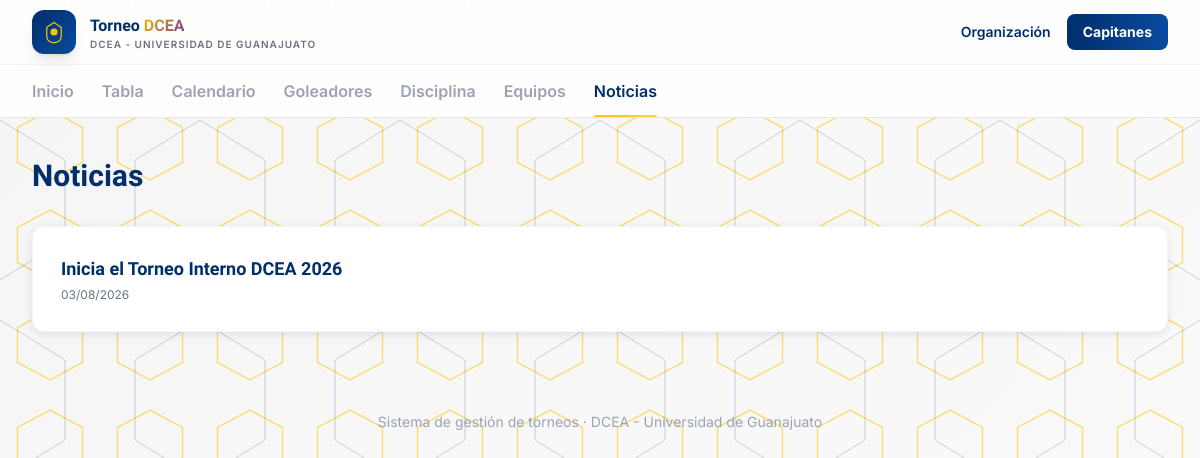
Before: /noticias with the older database file.
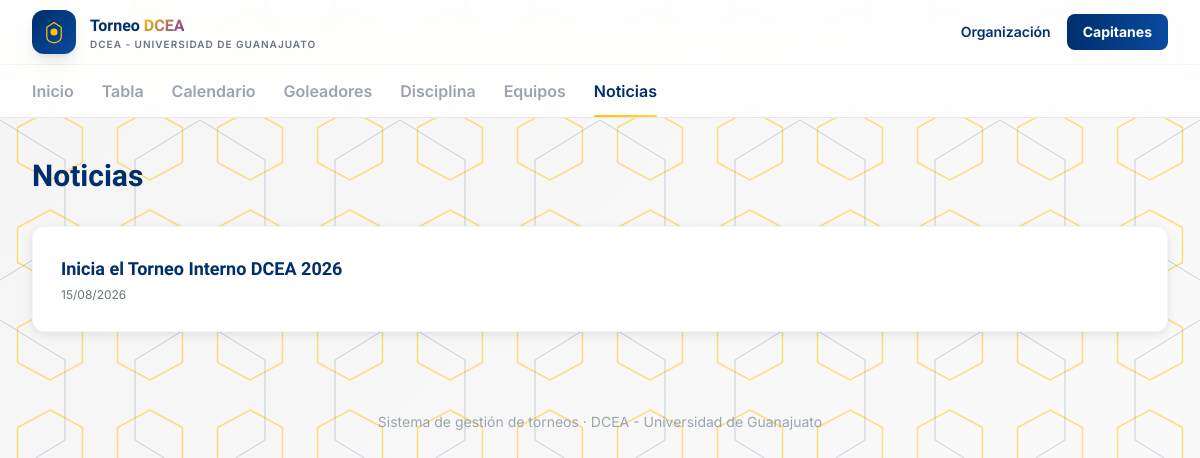
After: the same page with the newer database file.
### app/models/core.py (models this page shows)
class Organizacion(db.Model):
    __tablename__ = "organizaciones"
    id = db.Column(db.Integer, primary_key=True)
    nombre = db.Column(db.String(150), nullable=False)
    logo_url = db.Column(db.String(300))
    torneos = db.relationship("Torneo", backref="organizacion", lazy=True)
    equipos = db.relationship("Equipo", backref="organizacion", lazy=True)
    canchas = db.relationship("Cancha", backref="organizacion", lazy=True)
    arbitros = db.relationship("Arbitro", backref="organizacion", lazy=True)
    noticias = db.relationship("Noticia", backref="organizacion", lazy=True)

class Noticia(db.Model):
    __tablename__ = "noticias"
    id = db.Column(db.Integer, primary_key=True)
    organizacion_id = db.Column(db.Integer, db.ForeignKey("organizaciones.id"), nullable=False)
    titulo = db.Column(db.String(200), nullable=False)
    contenido = db.Column(db.Text, nullable=False)
    fecha_publicacion = db.Column(db.DateTime, default=datetime.utcnow)
    autor_id = db.Column(db.Integer, db.ForeignKey("usuarios.id"))

### app/routes/public.py (the view)
@public_bp.route("/noticias")
def noticias():
    lista = Noticia.query.order_by(Noticia.fecha_publicacion.desc()).all()
    return render_template("public/noticias.html", noticias=lista)

### app/templates/public/noticias.html (shortened to what this page needs)
{% extends "public/base.html" %}
{% block content %}
<h1 class="font-display text-3xl font-bold text-navy mb-8">Noticias</h1>
<div class="space-y-4">
  {% for n in noticias %}
    <a href="{{ url_for('public.noticia_detalle', noticia_id=n.id) }}" class="card-hover block bg-white rounded-xl shadow-card border border-gray-100 p-7">
      <h3 class="font-display text-lg font-bold text-navy">{{ n.titulo }}</h3>
      <p class="text-xs text-gray-500 mt-1">{{ n.fecha_publicacion.strftime('%d/%m/%Y') }}</p>
    </a>
  {% else %}
    <p class="text-gray-400">Sin noticias publicadas.</p>
  {% endfor %}
</div>
{% endblock %}

### app/templates/public/base.html (shortened to what this page needs)
<!DOCTYPE html>
<html lang="es">
<head>
<script src="https://cdn.tailwindcss.com"></script>
</head>
<body>
<header class="sticky top-0 z-40 bg-white/85 backdrop-blur-xl border-b border-gray-200">
  <div class="max-w-7xl mx-auto px-5 sm:px-8 h-16 flex items-center justify-between">
    <a href="{{ url_for('public.home') }}" class="flex items-center gap-3.5">
      <div class="w-11 h-11 rounded-xl bg-gradient-to-br from-navy to-navy-light flex items-center justify-center shadow-lg">
        <svg width="24" height="24" viewBox="0 0 40 40" fill="none">
          <path d="M20 4 L32 12 V28 C32 34 28 37 20 38 C12 37 8 34 8 28 V12 Z" stroke="#FFC400" stroke-width="2" fill="none"/>
          <circle cx="20" cy="20" r="6" fill="#FFC400"/>
        </svg>
      </div>
      <div class="leading-tight">
        <p class="font-display font-bold text-navy text-[15px] sm:text-base">Torneo <span class="gradient-accent">DCEA</span></p>
        <p class="text-[10px] text-gray-500 tracking-widest uppercase font-semibold hidden sm:block">{{ organizacion.nombre if organizacion else 'Sitio público' }}</p>
      </div>
    </a>
    <div class="flex items-center gap-4">
      <a href="{{ url_for('admin.login') }}" class="text-sm font-semibold text-navy hover:text-gold hidden sm:inline">Organización</a>
      <a href="{{ url_for('capitan.login') }}" class="bg-gradient-to-r from-navy to-navy-light hover:shadow-lg text-white text-sm font-bold px-4 py-2 rounded-lg transition-all">Capitanes</a>
    </div>
  </div>
  <nav class="max-w-7xl mx-auto px-5 sm:px-8 flex gap-7 border-t border-gray-100 overflow-x-auto">
    {% macro navlink(endpoint, label) %}
      <a href="{{ url_for(endpoint) }}" class="tab-link {{ 'active' if request.endpoint == endpoint }}">{{ label }}</a>
    {% endmacro %}
    {{ navlink('public.home', 'Inicio') }}
    {{ navlink('public.tabla_posiciones', 'Tabla') }}
    {{ navlink('public.calendario', 'Calendario') }}
    {{ navlink('public.goleadores', 'Goleadores') }}
    {{ navlink('public.disciplina', 'Disciplina') }}
    {{ navlink('public.equipos', 'Equipos') }}
    {{ navlink('public.noticias', 'Noticias') }}
  </nav>
</header>
<main class="max-w-7xl mx-auto px-5 sm:px-8 py-10">
  {% block content %}{% endblock %}
</main>
<footer class="text-center py-10 text-gray-400 text-sm">
  Sistema de gestión de torneos &middot; {{ organizacion.nombre if organizacion else '' }}
</footer>
</body>
</html>

### app/templates/public/base.html (style rules this page uses)
* { box-sizing: border-box; }
body { font-family: 'Inter', sans-serif; min-height: 100vh; position: relative; background: linear-gradient(135deg, #F5F5F5 0%, #FAFAFA 100%); overflow-x: hidden; }
body::before { content: ''; position: fixed; top: 0; left: 0; width: 100%; height: 100%; z-index: -2; background-repeat: repeat; background-size: 100px 100px; pointer-events: none; }
body::after { content: ''; position: fixed; top: 0; left: 0; width: 100%; height: 100%; z-index: -2; background-repeat: repeat; background-size: 200px 200px; background-position: 100px 100px; pointer-events: none; }
main { position: relative; z-index: 1; }
.font-display { font-family: 'Plus Jakarta Sans', sans-serif; }
.tab-link { position: relative; font-weight: 600; color: #9CA3AF; padding: 14px 0; white-space: nowrap; }
.tab-link.active { color: #002F6C; }
.tab-link.active::after { content: ''; position: absolute; left: 0; right: 0; bottom: -1px; height: 3px; background: linear-gradient(90deg, #FFC400, #FFD740); border-radius: 2px; }
.card-hover { transition: all .3s ease; }
.gradient-accent { background: linear-gradient(135deg, #FFC400, #7030A0); -webkit-background-clip: text; -webkit-text-fill-color: transparent; background-clip: text; }

Changed rows visible on the page:
changed Noticia: fecha_publicacion "03/08/2026" → "15/08/2026"
